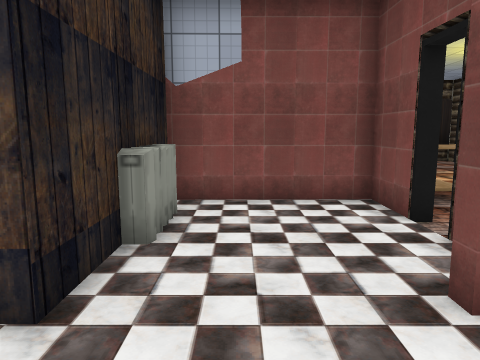
View 1 (above)

24 first-person views from a walk through a 3-D level made in the Unity game engine. The camera is 1.5 m above the floor, tilts 8° down and sees 70° across. The floor is counted in squares, 1 m on a side. Each view is taken from the middle of a square. On the plan, view 1 faces up. The plan holds only what a view shows up to about 16 squares ahead; the rest is blank. The player character is not drawn. Door leaves are left out, so doorways stand open. Some surface patterns are stand-ins.

View 2
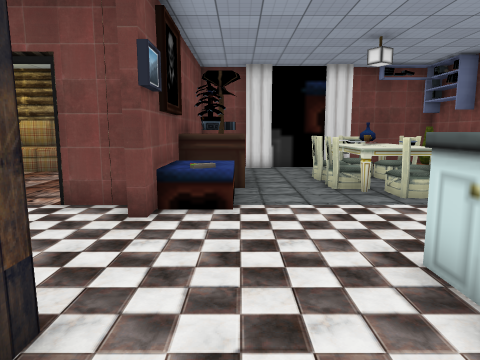

View 3
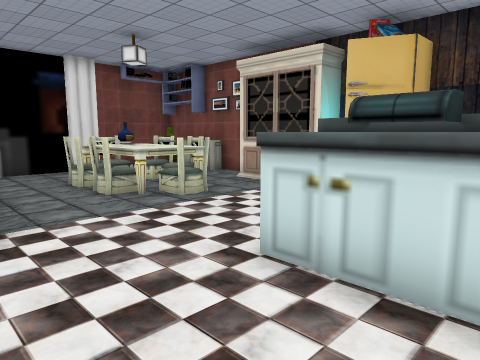

View 4
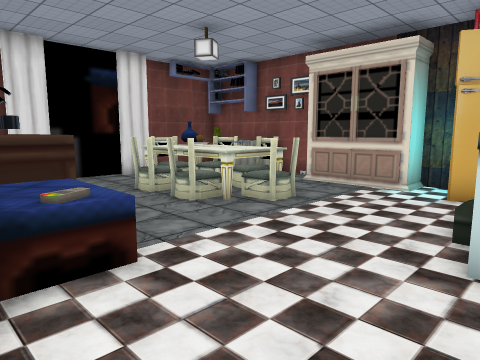

View 5
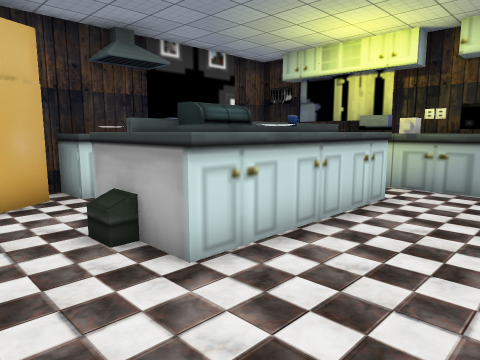

View 6
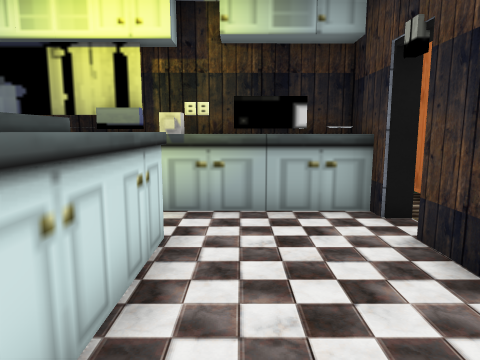

View 7
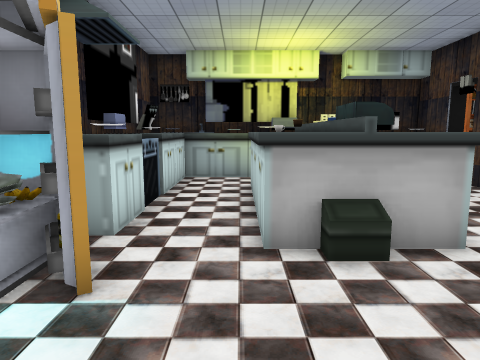

View 8
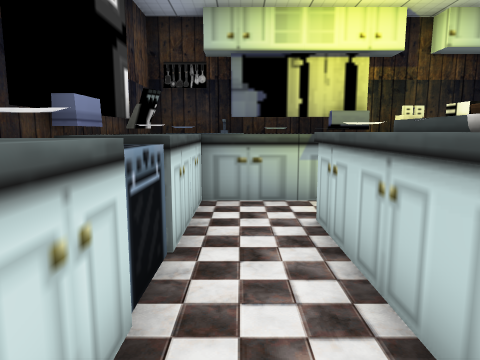

View 9
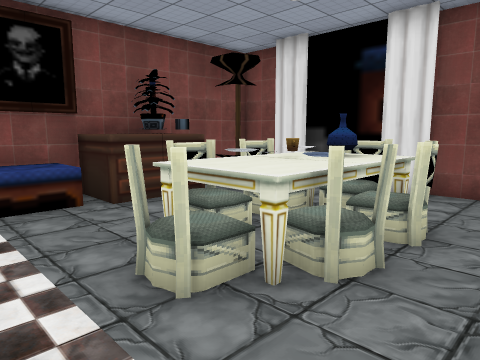

View 10
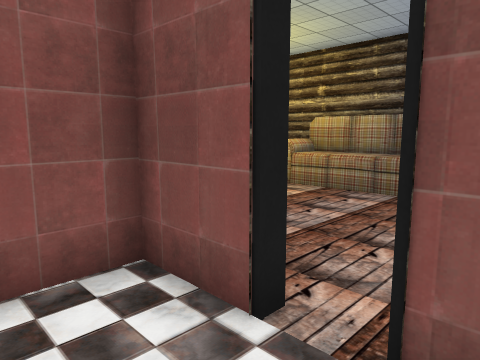

View 11
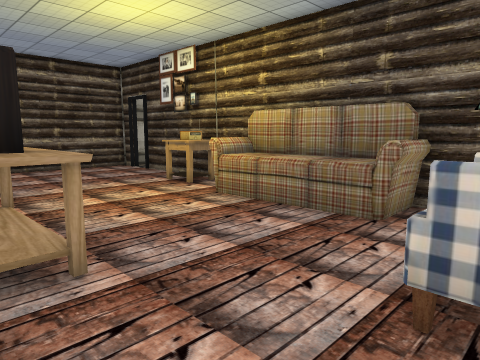

View 12
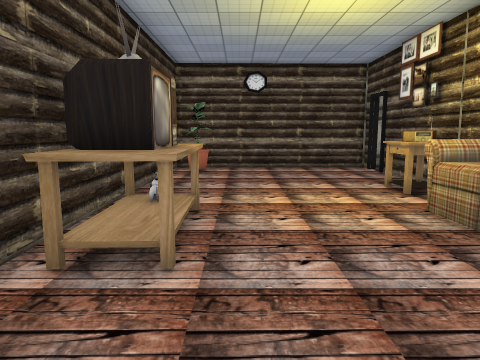

View 13
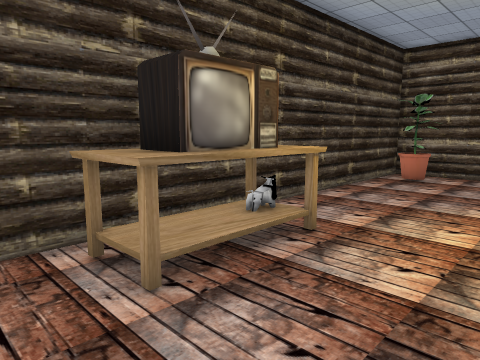

View 14
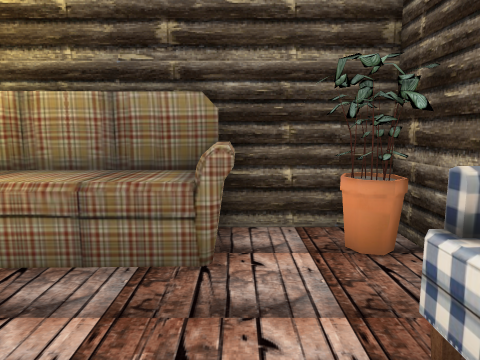

View 15
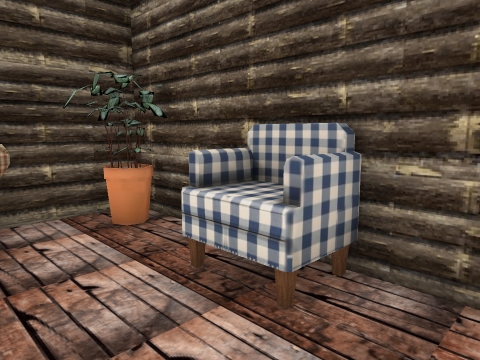

View 16
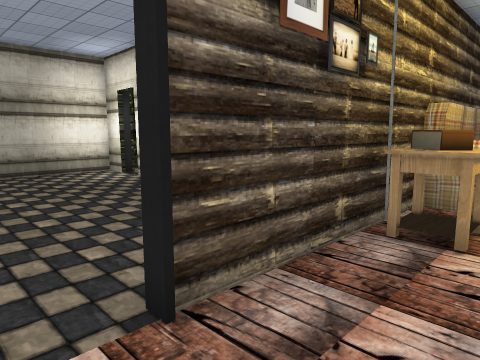

View 17
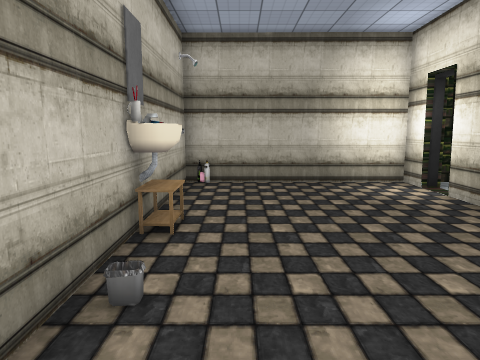

View 18
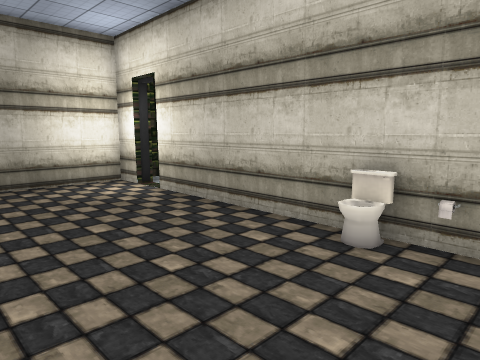

View 19
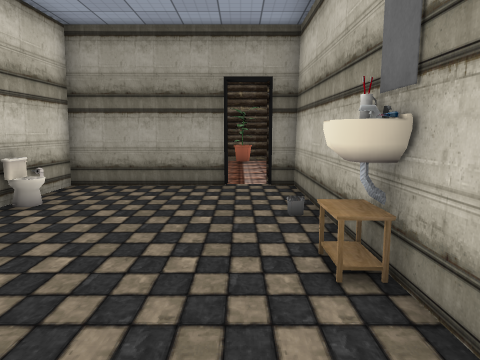

View 20
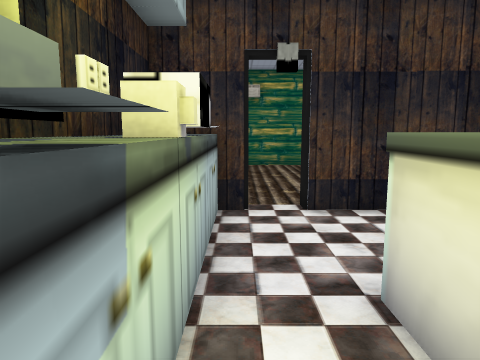

View 21
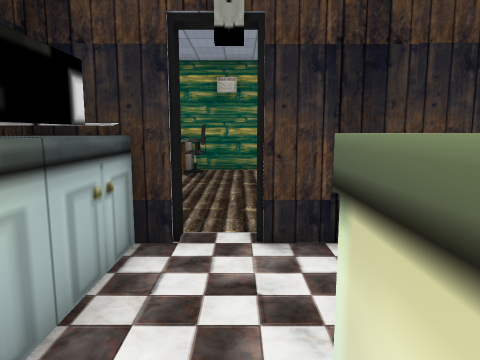

View 22
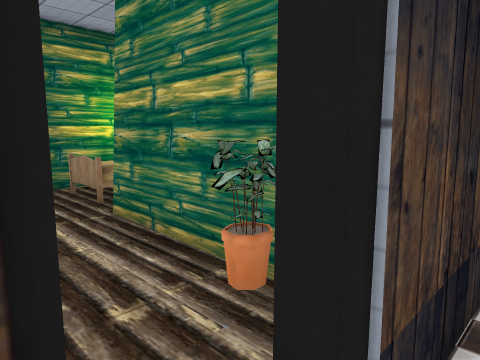

View 23
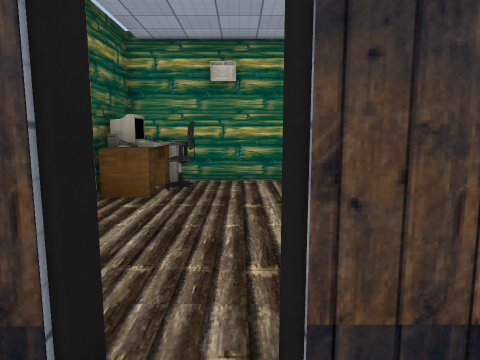

View 24
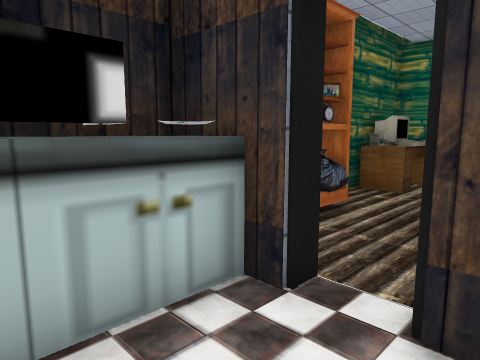

### Floor plan
Key: @ floor where view 1 was taken; # wall or solid block; . floor; D open door; = window, fence, low wall or low ledge; ^ raised ledge; O other object.
Columns run from 9 left of view 1 to 23 right of it. Each row starts with its distance up from view 1.
 19             ####################
 18             #.......D.....O#...##
 17             #O......D...........#
 16             #.......#...........#
 15             #.......#...........#
 14             #.......#...........#
 13             #......O#..O.......##
 12 #######     #......OO#O######DD#
 11  O...O      #......OO
 10 OOO..OO     #OO....OO
  9 OO...O      #OO....OO
  8  ....########OO....OO
  7  ....###....#......OO
  6 ##...###^...#......OO
  5 OO...###^...D...OO...#
  4 #O..O###....#...OO.O.#
  3 ##DD####...###########
  2 #^..........^^^#=.=##
  1 ##..........^^^=^..=#
  0 ##.......@..........#
 -1 #O..^^^^^...........#
 -2 #^..^^^#^^....^^^^..#
 -3 #^=.^ ^^ ^...^^^^^..#
 -4 ##..^^^^^.....^^^^..#
 -5 ##..................#
 -6 #^^^^^^^^OO.###..   #
 -7 #^##^#^^#O###  .#####
 -8                ##

Where each view was taken, in squares from view 1:
view 1: 0 up, 0 right, facing up
view 2: 1 up, 4 left, facing right
view 3: 2 up, 3 left, facing down-right
view 4: 3 up, 1 left, facing down-right
view 5: 2 up, 2 right, facing down-left
view 6: 0 up, 1 left, facing left
view 7: 4 down, 4 right, facing left
view 8: 5 down, 0 right, facing left
view 9: 6 down, 2 right, facing up-right
view 10: 4 up, 1 right, facing up-right
view 11: 4 up, 4 right, facing up-right
view 12: 4 up, 6 right, facing up
view 13: 6 up, 8 right, facing up-left
view 14: 6 up, 6 right, facing right
view 15: 7 up, 5 right, facing down-right
view 16: 18 up, 9 right, facing down-right
view 17: 17 up, 12 right, facing right
view 18: 17 up, 12 right, facing down-right
view 19: 17 up, 21 right, facing left
view 20: 4 down, 7 left, facing up
view 21: 2 down, 6 left, facing up
view 22: 2 up, 7 left, facing up-right
view 23: 1 up, 6 left, facing up
view 24: 0 up, 5 left, facing up-left
